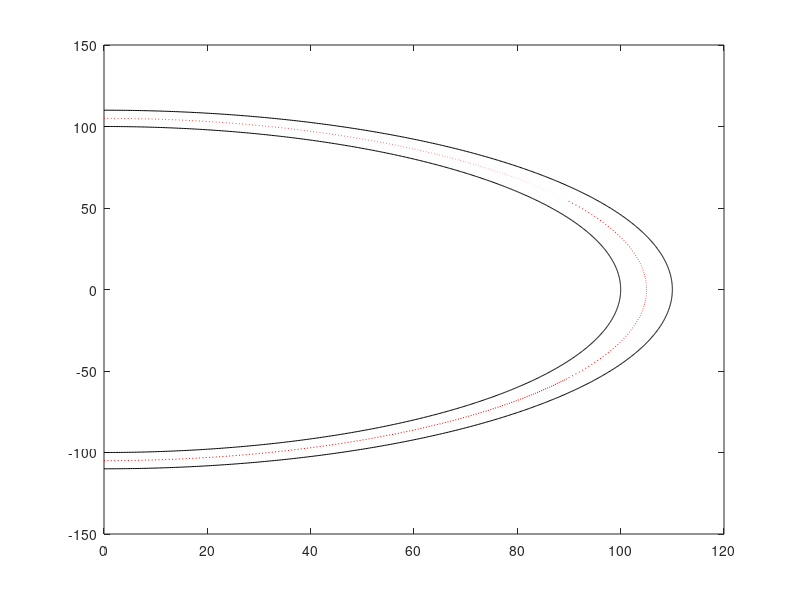

Write the MATLAB code that produced this figure. (Note: this script raises an error after producing the figure.)
%% PROBLEM SETUP
%{
1. dt = 0.05;
2. Npred = 20;
3. Tspan = 0:dt:20;
input 
%}


%% SETUP

close all; clear variables; clc;

%% Constants

% Circular track
r1 = 100;
r2 = 110;

% Car Parameters

a = 1.35;
b = 1.45;
L = a+b;


%% PATH GEN
% Path is a semi-circle for now.
% r1 is radius of inner circle
% r2 is radius of outer circle
path.numPoints = 1000;
thetaVal = linspace(-pi/2, pi/2, path.numPoints);
  
path.xL = r1*cos(thetaVal);
path.xR = r2*cos(thetaVal);
path.yL = r1*sin(thetaVal);
path.yR = r2*sin(thetaVal);
path.xCL = ((r1 + r2)/2)*cos(thetaVal);
path.yCL = ((r1 + r2)/2)*sin(thetaVal);

figure;
plot(path.xL, path.yL, 'k', path.xR, path.yR, 'k', ...
    path.xCL, path.yCL, ' :r');


%% Trajectory Generation
% Constraints: 


options = optimoptions('fmincon','SpecifyConstraintGradient',true,'SpecifyObjectiveGradient',true,'PlotFcn','optimplotfunccount');

xFinal = 10;
yFinal = -105;
psiFinal = 0;
numStates = 3;
numInputs = 2;

dt = 0.05;
Tspan = 0:dt:5;
numSteps = length(Tspan);

x_c = 0;
y_c = 0;


ub = [repmat([60 -100 0.5*pi]', [numSteps 1]);...
    repmat([1 0.5]', [numSteps-1 1])];

lb = [repmat([0 -110 -0.5*pi]', [numSteps 1]);...
    repmat([0 -0.5]', [numSteps-1 1])];


cf = @(z) costfun(z, numSteps, xFinal, yFinal, psiFinal);
nc = @(z) nonlcon(z,numSteps,dt,numStates,numInputs,r1,r2,x_c,y_c,b,L);

x0 = [0, -(r1+r2)/2, 0];
z0 = zeros(1,5*(numSteps)-2);
z0(1:3) = x0; 
%z0(numSteps * numStates + 1) = 5; % initial speed of 10
Z_ref = fmincon(cf, z0,[],[],[],[],lb',ub',nc,options);


Y0=reshape(Z_ref(1:3*numSteps),3,numSteps)';
U=reshape(Z_ref(3*numSteps+1:end),2,numSteps-1);

figure;
plot(Y0(:,1), Y0(:,2), '*');




%% MPC Problem setup
% 





%% FUNCTIONS

function zdot = model(z, u, delta, b, L)

  x = z(1);
  y = z(2);
  psi = z(3);

  zdot = zeros(3, 1);

  zdot(1) = u * cos(psi) - (b/L) * u * tan(delta) * sin(psi);
  zdot(2) = u * sin(psi) + (b/L) * u * tan(delta) * cos(psi);
  zdot(3) = (u/L) * tan(delta);

end


%function [g, dg, h, dg] = nlcon(z)

  


%end